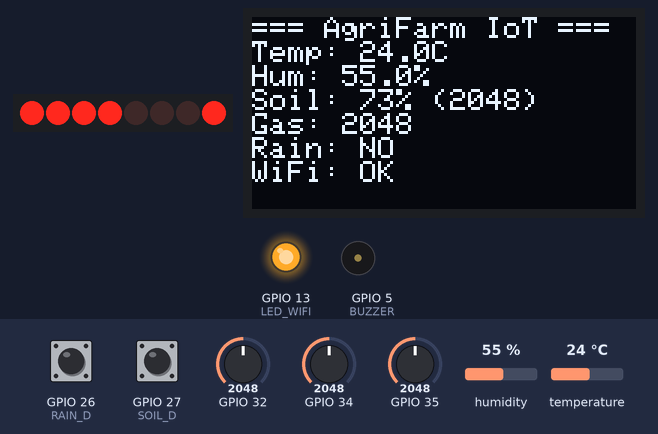
This sketch was run on a simulated ESP32. Shown: 8 shift-register outputs drawn as a row of LEDs (first output left, lit = HIGH), 128×64 one-colour display, output pins drawn as LEDs (lit = HIGH), buzzer (waves = sounding). Wiring (inferred from the names in the program): shift register (74HC595): data GPIO 23; shift clock GPIO 18; latch GPIO 19. Wiring (inferred from the signals the program sends): row of LEDs: on Q0, Q1, Q2, Q3, Q4, Q5, Q6, Q7. The inputs (shaded band) are chosen by the test bench; at power-on: GPIO 35 = 2048, GPIO 34 = 2048, GPIO 26 (RAIN_D) HIGH, GPIO 27 (SOIL_D) HIGH, GPIO 32 = 2048, humidity 55 %, temperature 24 °C. WiFi joins after 1.5 s; servers stay silent unless stated; uploads are accepted with an empty reply; pins used as bus, display or sensor lines are not drawn; what the sketch prints to the serial monitor is not drawn.

Above: at 5.3 s.
5.4 s: GPIO 35 set to 3534
At 7.6 s:
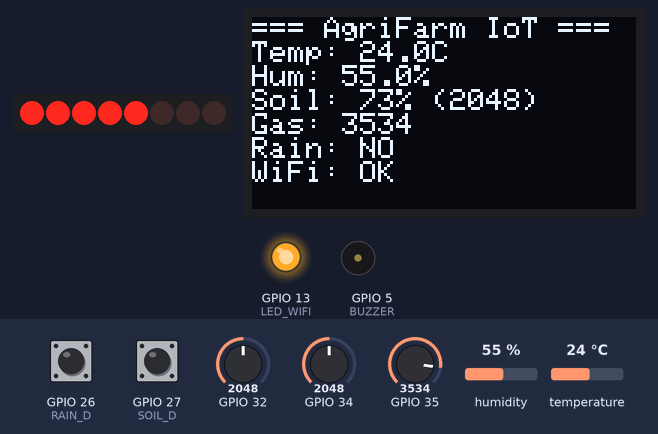
8.2 s: GPIO 35 set to 3641
At 10.4 s:
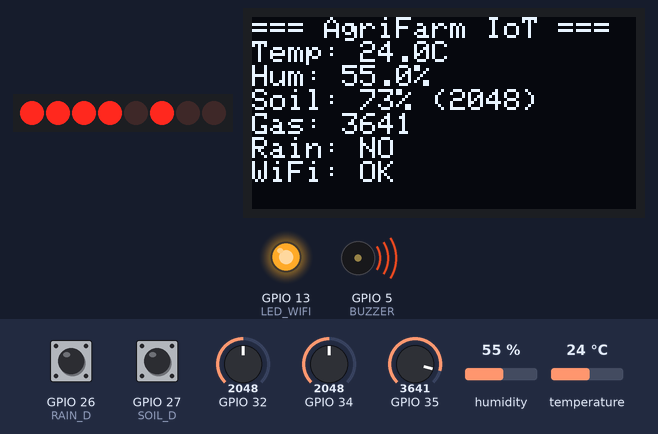
10.7 s: GPIO 34 set to 3439
At 14.9 s:
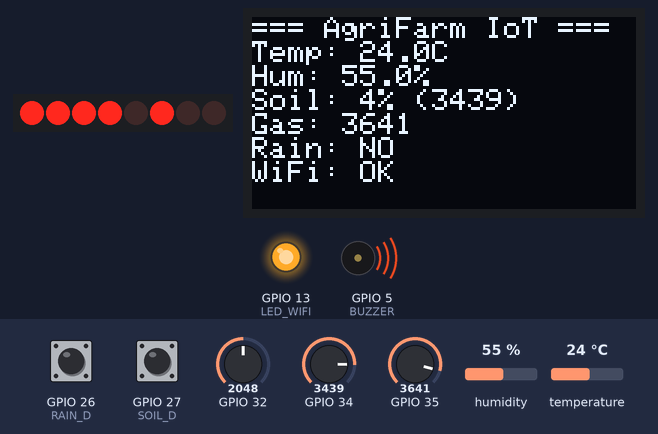
15.8 s: GPIO 34 set to 3529
At 17.8 s:
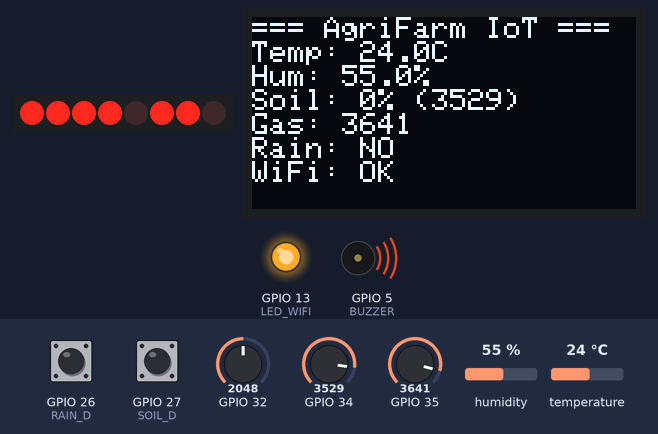
18.3 s: GPIO 26 (RAIN_D) pulled LOW for 1 s
At 20.6 s:
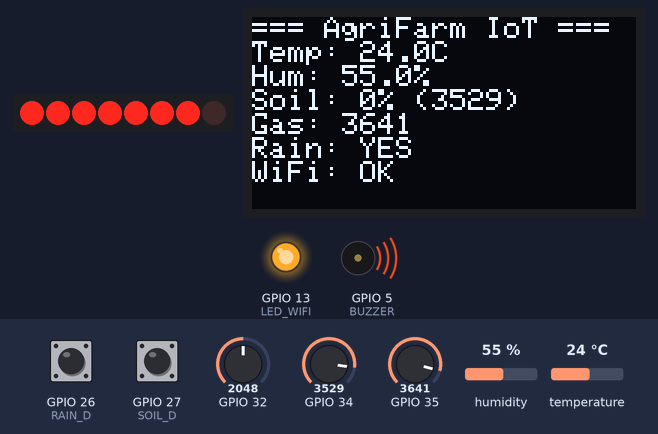
23.4 s: GPIO 35 set to 60
At 26.6 s:
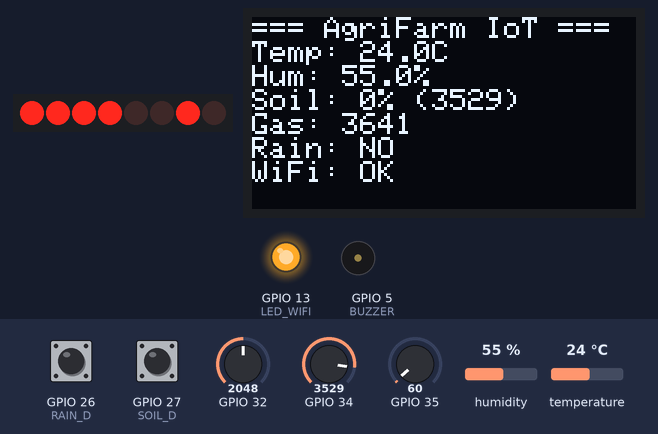
Timing chart, 0 to 28.1 s (numbered marks = the images above; inputs shaded):
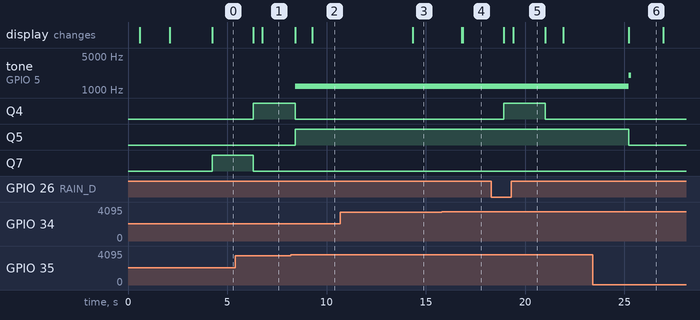

The sketch:

ESP32_AGRIFARM_INTEGRATED.ino
```cpp
// -----------------------------------------------------------
// AGRIFARM IoT – INTEGRATED SENSOR SYSTEM
// Enhanced version with Supabase integration for AgriFarm App
// Compatible with SN74HC595, OLED, DHT11, Soil, Rain, Gas sensors
// -----------------------------------------------------------

#include <WiFi.h>
#include <HTTPClient.h>
#include <WebServer.h>
#include <Adafruit_SSD1306.h>
#include <Adafruit_GFX.h>
#include "DHT.h"
#include <ArduinoJson.h>

// ---------------- WiFi / API ----------------
const char* ssid = "Moto";
const char* password = "anas@1234";

// AgriFarm Backend - Update with your Supabase Function URL
String supabaseURL = "https://mxvpaakfigpnorepgmkw.supabase.co/functions/v1/sensor-data";
String supabaseKey = "eyJhbGciOiJIUzI1NiIsInR5cCI6IkpXVCJ9.eyJpc3MiOiJzdXBhYmFzZSIsInJlZiI6Im14dnBhYWtmaWdwbm9yZXBnbWt3Iiwicm9sZSI6ImFub24iLCJpYXQiOjE3NjMwMDcwMzEsImV4cCI6MjA3ODU4MzAzMX0.1vOe2zALvSW73zA37eLEZvtDSajCUKOBtaWJNqwPz-w";

// Fallback webhook for testing
String webhookURL = "https://eob86s60nw99fn5.m.pipedream.net";

// Device ID (unique for each ESP32)
String deviceId = "ESP32_FARM_001";

// HTTP Server for mobile app
WebServer server(80);

// ---------------- OLED ----------------
#define SCREEN_WIDTH 128
#define SCREEN_HEIGHT 64
#define OLED_RESET -1
Adafruit_SSD1306 display(SCREEN_WIDTH, SCREEN_HEIGHT, &Wire, OLED_RESET);

// ---------------- DHT ----------------
#define DHTPIN 15
#define DHTTYPE DHT11
DHT dht(DHTPIN, DHTTYPE);

// ---------------- Pins ----------------
#define SOIL_A 34
#define SOIL_D 27
#define RAIN_A 32
#define RAIN_D 26
#define GAS_A 35
#define BUZZER 5

// 74HC595 pins
#define DATA_PIN 23
#define LATCH_PIN 19
#define CLOCK_PIN 18

// LED bit indexes on 595
#define LED_SOIL_HEALTH 0
#define LED_DHT_HEALTH 1
#define LED_GAS_HEALTH 2
#define LED_RAIN_HEALTH 3
#define LED_WARNING 4
#define LED_CRITICAL 5
#define LED_SOIL_DRY 6
#define LED_SYSTEM_OK 7

// WiFi LED
#define LED_WIFI 13

// ---------------- Variables ----------------
unsigned long lastSend = 0;
unsigned long sendInterval = 15000; // Send every 15 seconds

float hum = NAN;
float tempC = NAN;
int soilAnalog = -1, gasVal = -1, rainAnalog = -1;
bool soilDO = false, rainDO = false;
bool soilOK = false, gasOK = false, rainOK = false, dhtOK = false;
bool wifiOK = false;
byte ledBits = 0;

// Calibration values (adjust based on your sensors)
const int SOIL_WET = 1500;
const int SOIL_DRY = 3500;
const int GAS_NORMAL = 2000;
const int GAS_WARNING = 3000;
const int GAS_CRITICAL = 3600;

// ---------------- ADC Setup ----------------
void adcSetup() {
  analogSetPinAttenuation(SOIL_A, ADC_11db);
  analogSetPinAttenuation(GAS_A, ADC_11db);
  analogSetPinAttenuation(RAIN_A, ADC_11db);
  analogSetWidth(12); // 0..4095
}

// ---------------- Helpers ----------------
int readAnalogStable(int pin, int samples = 5, int delayMs = 5) {
  int minV = 4096, maxV = -1;
  long sum = 0;
  for (int i = 0; i < samples; i++) {
    int v = analogRead(pin);
    sum += v;
    if (v < minV) minV = v;
    if (v > maxV) maxV = v;
    delay(delayMs);
  }
  int avg = sum / samples;
  if ((maxV - minV) < 3) {
    if (avg < 10 || avg > 4085) return -1;
  }
  return avg;
}

float safeReadHumidity() {
  float h = dht.readHumidity();
  if (!isnan(h) && h >= 0.0 && h <= 100.0) return h;
  delay(200);
  h = dht.readHumidity();
  if (!isnan(h) && h >= 0.0 && h <= 100.0) return h;
  return NAN;
}

float safeReadTemperature() {
  float t = dht.readTemperature();
  if (!isnan(t) && t >= -40.0 && t <= 80.0) return t;
  delay(200);
  t = dht.readTemperature();
  if (!isnan(t) && t >= -40.0 && t <= 80.0) return t;
  return NAN;
}

// ---------------- Shift Register ----------------
void shiftOutData(byte data) {
  digitalWrite(LATCH_PIN, LOW);
  shiftOut(DATA_PIN, CLOCK_PIN, MSBFIRST, data);
  digitalWrite(LATCH_PIN, HIGH);
}

// ---------------- Setup ----------------
void setup() {
  Serial.begin(115200);
  adcSetup();

  pinMode(SOIL_D, INPUT_PULLUP);
  pinMode(RAIN_D, INPUT_PULLUP);
  pinMode(BUZZER, OUTPUT);
  pinMode(LED_WIFI, OUTPUT);
  pinMode(DATA_PIN, OUTPUT);
  pinMode(LATCH_PIN, OUTPUT);
  pinMode(CLOCK_PIN, OUTPUT);

  shiftOutData(0x00);

  // OLED Init
  if (!display.begin(SSD1306_SWITCHCAPVCC, 0x3C)) {
    Serial.println("OLED init fail");
    for (;;);
  }

  display.clearDisplay();
  display.setTextSize(1);
  display.setTextColor(SSD1306_WHITE);
  display.setCursor(0, 0);
  display.println("AgriFarm IoT");
  display.println("Booting...");
  display.display();

  dht.begin();
  delay(500);

  // WiFi Connect
  WiFi.begin(ssid, password);
  display.println("Connecting WiFi...");
  display.display();

  int attempts = 0;
  while (WiFi.status() != WL_CONNECTED && attempts < 20) {
    delay(500);
    Serial.print(".");
    attempts++;
  }

  wifiOK = (WiFi.status() == WL_CONNECTED);
  digitalWrite(LED_WIFI, wifiOK ? HIGH : LOW);

  display.clearDisplay();
  display.setCursor(0, 0);
  if (wifiOK) {
    display.println("WiFi Connected!");
    display.print("IP: ");
    display.println(WiFi.localIP());
    Serial.println("\nWiFi Connected: " + WiFi.localIP().toString());
  } else {
    display.println("WiFi Failed!");
    Serial.println("\nWiFi Connection Failed");
  }
  display.display();
  delay(2000);

  // Start HTTP server for mobile app
  server.on("/sensor", handleSensorRequest);
  server.on("/", handleRoot);
  server.begin();
  Serial.println("HTTP server started on port 80");

  Serial.println("AgriFarm IoT System Ready");
}

// ---------------- Update Sensors ----------------
void updateSensors() {
  // DHT - Temperature & Humidity
  hum = safeReadHumidity();
  tempC = safeReadTemperature();
  dhtOK = !isnan(hum) && !isnan(tempC);

  // Analog Sensors
  int s = readAnalogStable(SOIL_A);
  soilAnalog = (s < 0) ? -1 : s;
  soilOK = (s >= 0);

  int g = readAnalogStable(GAS_A);
  gasVal = (g < 0) ? -1 : g;
  gasOK = (g >= 0);

  int r = readAnalogStable(RAIN_A);
  rainAnalog = (r < 0) ? -1 : r;
  rainOK = (r >= 0);

  // Digital Sensors
  soilDO = digitalRead(SOIL_D);
  rainDO = digitalRead(RAIN_D);
}

// ---------------- LED & Alerts ----------------
void updateLEDsAndAlerts() {
  byte bits = 0;
  bool anyDanger = false;
  bool anyWarning = false;

  // Health LEDs
  if (dhtOK) bits |= (1 << LED_DHT_HEALTH);
  if (soilOK) bits |= (1 << LED_SOIL_HEALTH);
  if (gasOK) bits |= (1 << LED_GAS_HEALTH);
  if (rainOK) bits |= (1 << LED_RAIN_HEALTH);

  // Soil Dryness
  if (soilOK && soilAnalog > SOIL_DRY) {
    bits |= (1 << LED_SOIL_DRY);
    anyWarning = true;
  }

  // Gas Levels
  if (gasOK) {
    if (gasVal > GAS_CRITICAL) {
      bits |= (1 << LED_CRITICAL);
      anyDanger = true;
    } else if (gasVal > GAS_WARNING) {
      bits |= (1 << LED_WARNING);
      anyWarning = true;
    }
  }

  // Rain Detection
  if (rainOK && rainDO == LOW) {
    bits |= (1 << LED_WARNING);
  }

  if (!anyDanger && !anyWarning) {
    bits |= (1 << LED_SYSTEM_OK);
  }

  shiftOutData(bits);
  ledBits = bits;

  // Buzzer Control
  if (anyDanger) {
    tone(BUZZER, 1200);
  } else {
    noTone(BUZZER);
    static unsigned long lastWarn = 0;
    if (anyWarning && millis() - lastWarn > 15000) {
      tone(BUZZER, 2000, 120);
      lastWarn = millis();
    }
  }
}

// ---------------- Display ----------------
void updateDisplay() {
  display.clearDisplay();
  display.setTextSize(1);
  display.setCursor(0, 0);

  display.println("=== AgriFarm IoT ===");

  if (dhtOK) {
    display.printf("Temp: %.1fC\n", tempC);
    display.printf("Hum: %.1f%%\n", hum);
  } else {
    display.println("DHT: N/A");
  }

  if (soilOK) {
    int soilPct = map(soilAnalog, SOIL_WET, SOIL_DRY, 100, 0);
    soilPct = constrain(soilPct, 0, 100);
    display.printf("Soil: %d%% (%d)\n", soilPct, soilAnalog);
  } else {
    display.println("Soil: N/A");
  }

  if (gasOK) {
    display.printf("Gas: %d\n", gasVal);
  } else {
    display.println("Gas: N/A");
  }

  if (rainOK) {
    display.printf("Rain: %s\n", rainDO == LOW ? "YES" : "NO");
  }

  display.printf("WiFi: %s", wifiOK ? "OK" : "NO");
  display.display();
}

// ---------------- HTTP Handlers ----------------
void handleRoot() {
  server.send(200, "text/plain", "AgriFarm ESP32 - Use /sensor endpoint");
}

void handleSensorRequest() {
  server.sendHeader("Access-Control-Allow-Origin", "*");

  // Update LED status before sending
  updateLEDsAndAlerts();

  int soilPct = soilOK ? map(soilAnalog, SOIL_WET, SOIL_DRY, 100, 0) : -999;
  soilPct = constrain(soilPct, 0, 100);

  String json = "{";
  json += "\"temperature\":" + String(dhtOK ? tempC : -999) + ",";
  json += "\"humidity\":" + String(dhtOK ? hum : -999) + ",";
  json += "\"soil_moisture\":" + String(soilOK ? soilAnalog : -999) + ",";
  json += "\"soil_moisture_pct\":" + String(soilPct) + ",";
  json += "\"gas_level\":" + String(gasOK ? gasVal : -999) + ",";
  json += "\"rain_detected\":" + String(rainOK && rainDO == LOW ? "true" : "false") + ",";
  json += "\"rain_analog\":" + String(rainOK ? rainAnalog : -999) + ",";
  json += "\"dht_ok\":" + String(dhtOK ? "true" : "false") + ",";
  json += "\"soil_ok\":" + String(soilOK ? "true" : "false") + ",";
  json += "\"gas_ok\":" + String(gasOK ? "true" : "false") + ",";
  json += "\"rain_ok\":" + String(rainOK ? "true" : "false") + ",";
  json += "\"led_soil_health\":" + String((ledBits & (1 << LED_SOIL_HEALTH)) ? "true" : "false") + ",";
  json += "\"led_dht_health\":" + String((ledBits & (1 << LED_DHT_HEALTH)) ? "true" : "false") + ",";
  json += "\"led_gas_health\":" + String((ledBits & (1 << LED_GAS_HEALTH)) ? "true" : "false") + ",";
  json += "\"led_rain_health\":" + String((ledBits & (1 << LED_RAIN_HEALTH)) ? "true" : "false") + ",";
  json += "\"led_warning\":" + String((ledBits & (1 << LED_WARNING)) ? "true" : "false") + ",";
  json += "\"led_critical\":" + String((ledBits & (1 << LED_CRITICAL)) ? "true" : "false") + ",";
  json += "\"led_soil_dry\":" + String((ledBits & (1 << LED_SOIL_DRY)) ? "true" : "false") + ",";
  json += "\"led_system_ok\":" + String((ledBits & (1 << LED_SYSTEM_OK)) ? "true" : "false");
  json += "}";

  server.send(200, "application/json", json);
  Serial.println("Mobile app request served");
}

// ---------------- Send to Server ----------------
void sendToServer() {
  if (!wifiOK) {
    Serial.println("No WiFi - skipping send");
    return;
  }

  HTTPClient http;

  // Create JSON payload
  StaticJsonDocument<512> doc;
  doc["device_id"] = deviceId;
  doc["timestamp"] = millis();

  // Sensor data
  doc["temperature"] = dhtOK ? tempC : -999;
  doc["humidity"] = dhtOK ? hum : -999;
  doc["soil_moisture"] = soilOK ? soilAnalog : -999;
  doc["soil_moisture_pct"] = soilOK ? map(soilAnalog, SOIL_WET, SOIL_DRY, 100, 0) : -999;
  doc["gas_level"] = gasOK ? gasVal : -999;
  doc["rain_detected"] = rainOK ? (rainDO == LOW) : false;
  doc["rain_analog"] = rainOK ? rainAnalog : -999;

  // Status flags
  doc["dht_ok"] = dhtOK;
  doc["soil_ok"] = soilOK;
  doc["gas_ok"] = gasOK;
  doc["rain_ok"] = rainOK;

  String jsonString;
  serializeJson(doc, jsonString);

  Serial.println("Sending: " + jsonString);

  // Try Supabase first
  http.begin(supabaseURL);
  http.addHeader("Content-Type", "application/json");
  http.addHeader("apikey", supabaseKey);
  http.addHeader("Authorization", "Bearer " + supabaseKey);

  int code = http.POST(jsonString);

  if (code > 0) {
    Serial.printf("Supabase Response: %d\n", code);
    String response = http.getString();
    Serial.println(response);
  } else {
    Serial.printf("Supabase Error: %d\n", code);

    // Fallback to webhook
    http.end();
    http.begin(webhookURL);
    http.addHeader("Content-Type", "application/json");
    code = http.POST(jsonString);
    Serial.printf("Webhook Response: %d\n", code);
  }

  http.end();
}

// ---------------- Loop ----------------
unsigned long lastSensorRead = 0;
unsigned long sensorInterval = 2000;
unsigned long lastDisplayUpdate = 0;
unsigned long displayInterval = 2500;

void loop() {
  // Handle HTTP requests from mobile app
  server.handleClient();

  // WiFi reconnect
  if (!wifiOK && (millis() % 30000) < 200) {
    WiFi.reconnect();
    wifiOK = (WiFi.status() == WL_CONNECTED);
    digitalWrite(LED_WIFI, wifiOK ? HIGH : LOW);
  }

  // Sensor reading
  if (millis() - lastSensorRead >= sensorInterval) {
    updateSensors();
    updateLEDsAndAlerts();
    lastSensorRead = millis();
  }

  // Display update
  if (millis() - lastDisplayUpdate >= displayInterval) {
    updateDisplay();
    lastDisplayUpdate = millis();
  }

  // Send to server
  if (millis() - lastSend >= sendInterval) {
    sendToServer();
    lastSend = millis();
  }
}
```

Measured:
- the behaviour switches between 3600 and 3601 on GPIO 35 (found by bisection; images 1 and 2)
- the behaviour switches between 3500 and 3501 on GPIO 34 (found by bisection; images 3 and 4)
- after the input at 5.4 s, Q4: LOW → HIGH after 0.91 s; Q7: HIGH → LOW after 0.91 s; the display: first changes after 0.91 s (image 1 shows a later state)
- after the input at 8.2 s, tone on GPIO 5 (BUZZER): silent → 1200 Hz after 0.21 s; Q4: HIGH → LOW after 0.21 s; Q5: LOW → HIGH after 0.21 s; the display: first changes after 0.21 s (image 2 shows a later state)
- after the input at 10.7 s, the display: changes after 3.6 s (image 3)
- after the input at 15.8 s, the display: first changes after 1.0 s (image 4 shows a later state)
- after the input at 18.3 s, Q4: LOW → HIGH after 0.61 s, → LOW 2.1 s later; the display: first changes after 0.61 s (image 5 shows a later state)
- after the input at 23.4 s, tone on GPIO 5 (BUZZER): 1200 Hz → 2000 Hz after 1.8 s, → silent 0.12 s later; Q5: HIGH → LOW after 1.8 s; the display: changes after 1.8 s (image 6)
